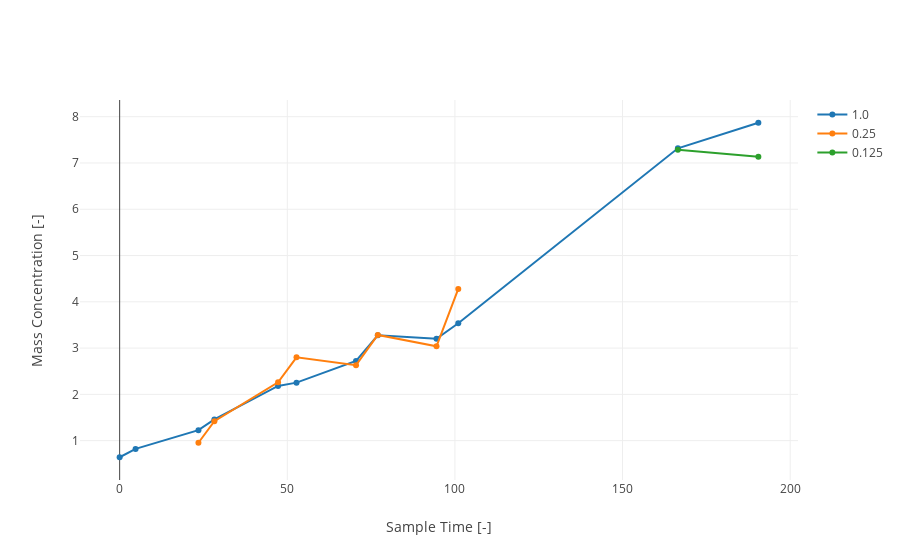

Notebook cell for this chart:
### Markdown cell above
### Check how well concentrations calculated from diluted and from undiluted samples correlate

### Code cell
py.iplot(scatterplot_from_df(
    samplePeaks.loc[
        (samplePeaks.loc[:, "Bottle"] == "A") & (samplePeaks.loc[:, "Compound Name"] == "Acetate")
    ], 
    "Sample Time", 
    "Mass Concentration", 
    seriesCol="Dilution",
    nameCols=["Area"],
    connect=True
))

### Figure 1 — Plotly figure (JSON) as saved in the notebook; plotly's stock layout.template omitted (floating-point values rounded to 4 significant figures)
{"data": [{"mode": "lines+markers", "name": "1.0", "text": ["Area: 138.04719543457", "Area: 167.719635009766", "Area: 250.950378417969", "Area: 301.625396728516", "Area: 428.38064575195295", "Area: 475.181762695313", "Area: 576.9329833984381", "Area: 651.3131103515619", "Area: 661.6768798828119", "Area: 797.0829467773441", "Area: 1523.21862792969", "Area: 1637.76818847656"], "type": "scatter", "uid": "2b054924-cfa9-47e7-ba34-0289b5950bd2", "x": [0, 4.75, 23.5, 28.25, 47.25, 52.75, 70.5, 77, 94.5, 101, 166.5, 190.5], "y": [0.6417, 0.8221, 1.227, 1.458, 2.182, 2.254, 2.722, 3.275, 3.202, 3.538, 7.316, 7.869]}, {"mode": "lines+markers", "name": "0.25", "text": ["Area: 50.8435478210449", "Area: 79.53460693359379", "Area: 121.262733459473", "Area: 157.556716918945", "Area: 167.728256225586", "Area: 170.178283691406", "Area: 158.345642089844", "Area: 228.306350708008"], "type": "scatter", "uid": "88ee6457-5019-4aa3-af95-c9bcdef99965", "x": [23.5, 28.25, 47.25, 52.75, 70.5, 77, 94.5, 101], "y": [0.9553, 1.42, 2.26, 2.8, 2.632, 3.285, 3.038, 4.278]}, {"mode": "lines+markers", "name": "0.125", "text": ["Area: 203.495681762695", "Area: 190.871047973633"], "type": "scatter", "uid": "543fd876-0b21-4a91-ac6e-6e600f2bc7c1", "x": [166.5, 190.5], "y": [7.284, 7.137]}], "layout": {"xaxis": {"title": {"text": "Sample Time [-]"}}, "yaxis": {"title": {"text": "Mass Concentration [-]"}}}}
